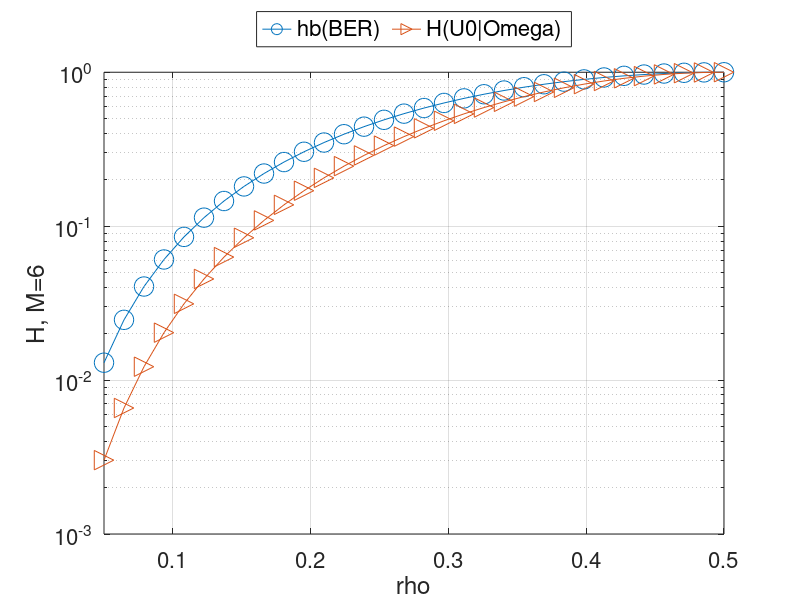

MATLAB code for this plot:
U=[1.296620e-02	2.462477e-02	4.054135e-02	6.075012e-02	8.515390e-02	1.135561e-01	1.456844e-01	1.812086e-01	2.197551e-01	2.609185e-01	3.042710e-01	3.493702e-01	3.957657e-01	4.430050e-01	4.906381e-01	5.382220e-01	5.853235e-01	6.315238e-01	6.764199e-01	7.196280e-01	7.607849e-01	7.995506e-01	8.356095e-01	8.686720e-01	8.984759e-01	9.247871e-01	9.474013e-01	9.661438e-01	9.808714e-01	9.914715e-01	9.978638e-01	1.000000e+00	];
V=[3.017758e-03	6.588194e-03	1.221930e-02	2.033003e-02	3.129106e-02	4.541684e-02	6.295969e-02	8.410544e-02	1.089703e-01	1.375991e-01	1.699638e-01	2.059637e-01	2.454256e-01	2.881050e-01	3.336878e-01	3.817927e-01	4.319735e-01	4.837233e-01	5.364778e-01	5.896209e-01	6.424897e-01	6.943817e-01	7.445630e-01	7.922786e-01	8.367643e-01	8.772618e-01	9.130371e-01	9.434015e-01	9.677367e-01	9.855216e-01	9.963592e-01	1.000000e+00	];
X=[5.000000e-02	6.451613e-02	7.903226e-02	9.354839e-02	1.080645e-01	1.225806e-01	1.370968e-01	1.516129e-01	1.661290e-01	1.806452e-01	1.951613e-01	2.096774e-01	2.241935e-01	2.387097e-01	2.532258e-01	2.677419e-01	2.822581e-01	2.967742e-01	3.112903e-01	3.258064e-01	3.403226e-01	3.548387e-01	3.693548e-01	3.838710e-01	3.983871e-01	4.129032e-01	4.274194e-01	4.419355e-01	4.564516e-01	4.709677e-01	4.854839e-01	5.000000e-01	];
h=figure(1);
hp=semilogy(X,U,'o-',X,V,'>-');
set(hp,'markersize',14);
grid on;
hx=xlabel('rho');
hy=ylabel('H, M=6');
xlim([min(X),max(X)]);
hl = legend('hb(BER)','H(U0|Omega)');
legend (hl, 'location', 'northoutside', 'orientation', 'horizontal');
ha = gca(); 
FONTSIZE=16;
set(hx,'fontsize',FONTSIZE);
set(hy,'fontsize',FONTSIZE);
set(ha,'fontsize',FONTSIZE);
set(hl,'fontsize',FONTSIZE);
refresh();
saveas (h,'outdata/M006_hbceo.eps');


